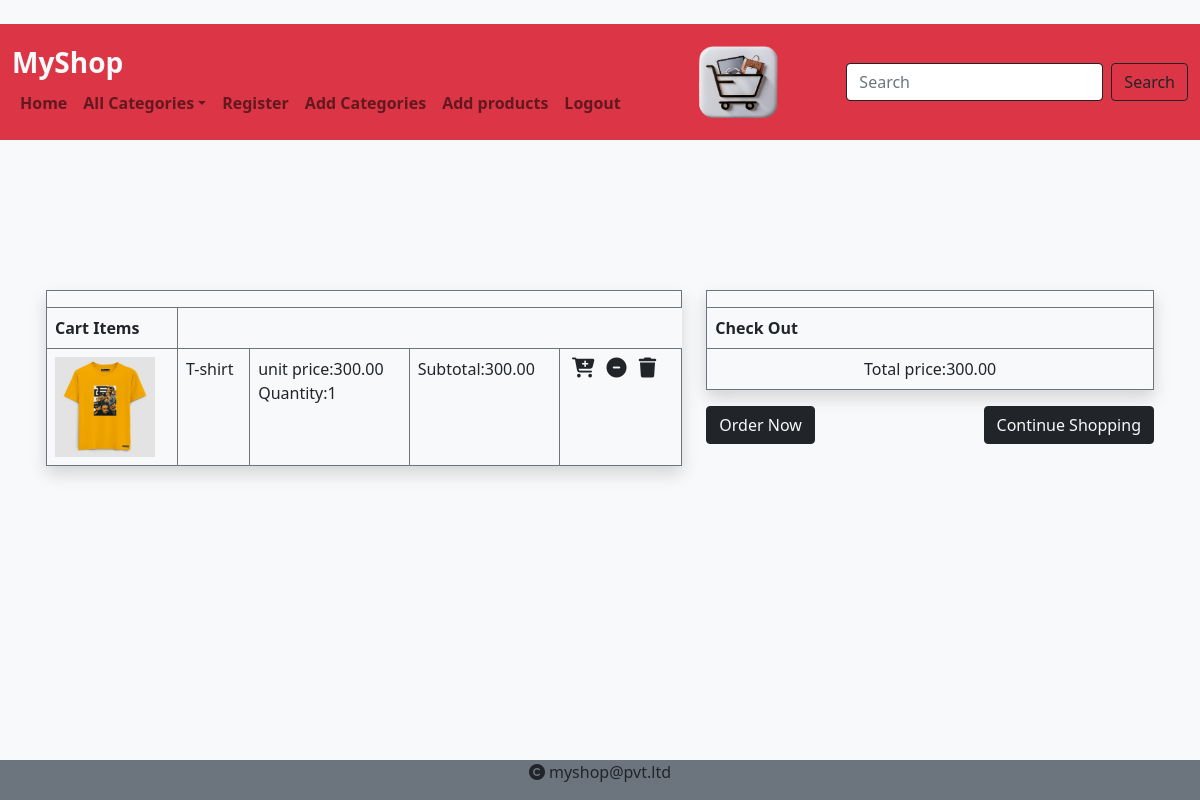
The app's page /cart/cartview (signed in) with its own data.
### cart/models.py (models this page shows)
class Cart(models.Model):
    product=models.ForeignKey(products,on_delete=models.CASCADE)
    user=models.ForeignKey(User,on_delete=models.CASCADE)
    quantity=models.IntegerField(default=1)
    date_added=models.DateTimeField(auto_now_add=True)
    def subtotal(self):
         return self.product.price*self.quantity

### shop/models.py (models this page shows, shortened)
class products(models.Model):
    name=models.CharField(max_length=20)
    desc=models.TextField()
    image=models.ImageField(upload_to="category")
    price=models.DecimalField(max_digits=10,decimal_places=2)
    stock=models.IntegerField()
    available=models.BooleanField(default=True)
    created=models.DateTimeField(auto_now_add=True)
    updated=models.DateTimeField(auto_now=True)
    category=models.ForeignKey(Category,on_delete=models.CASCADE)

### cart/views.py (the view)
# urls.py: path('cartview',views.cart_view,name="cartview"),
@login_required
def cart_view(request):
    u=request.user
    total=0
    c=Cart.objects.filter(user=u)
    for i in c:
        total+=i.quantity*i.product.price
    context={'cart':c,'total':total}
    return render(request,'cart.html',context)

### cart/context_processors.py (called while the page is built)
def count_items(request):
    u=request.user
    count=0
    if request.user.is_authenticated:
        try:
            c=Cart.objects.filter(user=u)
            for i in c:
                count+=i.quantity
        except:
            count=0
    return {'c':count}

### shop/context_processors.py (called while the page is built)
def menu_links(request):
    c=Category.objects.all()
    return {'links':c}

### templates/cart.html (shortened to what this page needs)
<!DOCTYPE html>
{% extends 'base.html' %}
{% load static %}
{% block content %}
<center>
    <div class="container mt-5 p-3" style="margin-bottom:100px;">
        <div class="row text-light">
            <h2 class="text-center fw-bold mb-5">Shopping Cart</h2>
            <div class="col-7">
                <table class="table table-bordered border-1 border-secondary shadow text-dark">
                    <tr>
                        <th colspan="6"></th>
                    </tr>
                        <th>Cart Items</th></tr>
                        {% for i in cart %}
                    <tr>
                        <td><img src="{{i.product.image.url}}" height="100px" width="100px"></td>
                        <td>{{i.product.name}}</td>
                        <td>unit price:{{i.product.price}}<br>
                        Quantity:{{i.quantity}}</td>
                        <td>Subtotal:{{i.subtotal}}</td>
                        <td>
                            {% if i.product.stock > 0 %}
                            <a href="{% url 'cart:addtocart' i.product.id %}"><i class="fa-solid fa-cart-plus fs-5 text-dark mx-1"></i></a>
                            <a href="{% url 'cart:cartremove' i.product.id %}"><i class="fa-solid fa-circle-minus fs-5 text-dark mx-1"></i></a>
                            <a href="{% url 'cart:cartdelete' i.product.id %}"><i class="fa-solid fa-trash fs-5 text-dark mx-1"></i></a>
                        {% else %}
                             <a href="{% url 'cart:cartremove' i.product.id %}"><i class="fa-solid fa-circle-minus fs-5 text-dark mx-1"></i></a>
                            <a href="{% url 'cart:cartdelete' i.product.id %}"><i class="fa-solid fa-trash fs-5 text-dark mx-1"></i></a>
                        {% endif %}
                        </td>
                    </tr>
                    {% endfor %}
                </table>
            </div>
        <div class="col-5">
            <table class="table table-bordered border border-1 border-secondary shadow">
                <tr>
                    <th colspan="4"></th>
                </tr>
                    <th>Check Out</th>
                <tr class="text-center">
                <td>Total price:{{total}}</td>
                </tr>
            </table>
            <div class="d-flex justify-content-between fw-bold mt-s">
                <a href="{% url 'cart:orderform' %}" class="btn btn-dark text-light">Order Now</a>
                <a href="{% url 'shop:categories' %}" class="btn btn-dark text-light">Continue Shopping</a>
            </div>
        </div>
            </div>
        {% endblock %}

### static/css/style.css (style rules this page uses)
body { background-color:white; }

### records on screen
Cart: product.image (picture), product.name "T-shirt", product.price "300.00", quantity "1", subtotal "300.00"

### other values on screen
{{ total }} "300.00"
